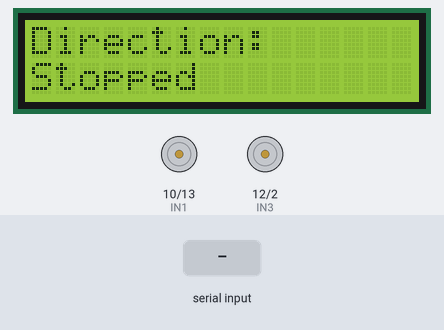
Bench run of a sketch on a simulated Arduino Uno, built with avr-gcc and run on an emulated ATmega328P. Shown: 16×2 character LCD, motor-driver pin pairs drawn as motors (green arrow = first pin HIGH = forward, orange = second pin HIGH = backward, longer = more drive). The inputs (shaded band) are chosen by the test bench. What the sketch prints to the serial monitor is not drawn.

Above: at 3.2 s.
3.3 s: "F\n" received over the second serial link
At 4.3 s:
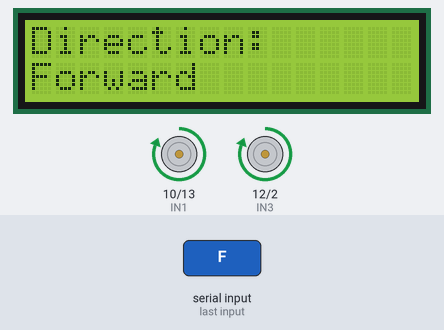
4.8 s: "B\n" received over the second serial link
At 5.4 s:
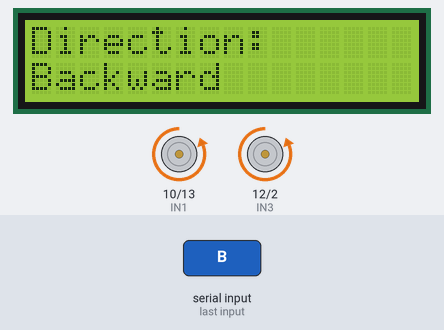
6.3 s: "L\n" received over the second serial link
At 7.5 s:
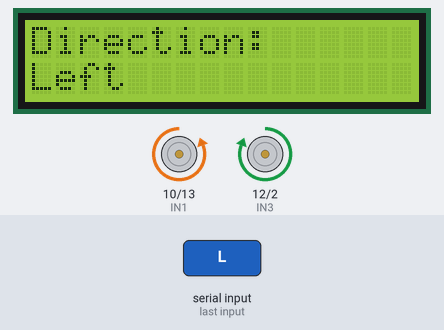
7.8 s: "R\n" received over the second serial link
At 8.9 s:
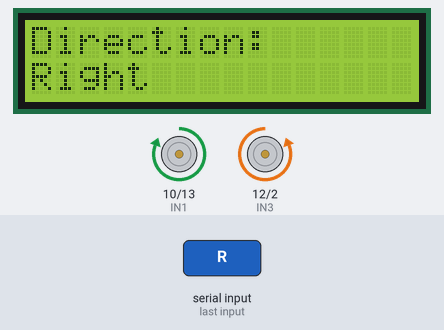
Timing chart, 0 to 10.3 s (numbered marks = the images above; inputs shaded):
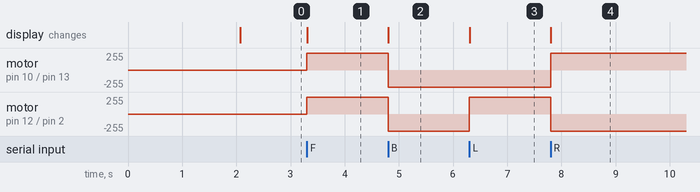

Measured:
- after the input at 3.3 s, motor on pin 10 (IN1) / pin 13 (IN2), motor on pin 12 (IN3) / pin 2 (IN4): stopped → forward 255/255 at once; the display: changes at once (image 1)
- after the input at 4.8 s, motor on pin 10 (IN1) / pin 13 (IN2), motor on pin 12 (IN3) / pin 2 (IN4): forward 255/255 → backward 255/255 at once; the display: changes at once (image 2)
- after the input at 6.3 s, motor on pin 12 (IN3) / pin 2 (IN4): backward 255/255 → forward 255/255 at once; the display: changes at once (image 3)
- after the input at 7.8 s, motor on pin 10 (IN1) / pin 13 (IN2): backward 255/255 → forward 255/255 at once; motor on pin 12 (IN3) / pin 2 (IN4): forward 255/255 → backward 255/255 at once; the display: changes at once (image 4)

The sketch:

bluetoothmodule.ino
```cpp
#include <SoftwareSerial.h>
#include <LiquidCrystal.h>

// HC-06 Bluetooth module
SoftwareSerial Bluetooth(11, 3); // RX, TX

// Motor driver pins
#define IN1 10
#define IN2 13
#define IN3 12
#define IN4 2

// LCD Pins (RS, EN, D4, D5, D6, D7)
LiquidCrystal lcd(8, 9, 4, 5, 6, 7);

char command;

void setup() {
    // Initialize serial communication
    Serial.begin(9600);            // Debugging
    Bluetooth.begin(9600);         // Bluetooth module baud rate

    // Initialize motor driver pins
    pinMode(IN1, OUTPUT);
    pinMode(IN2, OUTPUT);
    pinMode(IN3, OUTPUT);
    pinMode(IN4, OUTPUT);

    // LCD Initialization
    lcd.begin(16, 2);              // 16x2 LCD
    lcd.print("System Ready");
    delay(2000);
    lcd.clear();
    lcd.print("Waiting for");
    lcd.setCursor(0, 1);
    lcd.print("BT Commands...");

    // Stop motors initially
    stopMotors();
    Serial.println("System ready. Waiting for Bluetooth commands...");
}

// Function definitions
void goForward() {
    digitalWrite(IN1, HIGH);
    digitalWrite(IN2, LOW);
    digitalWrite(IN3, HIGH);
    digitalWrite(IN4, LOW);
    Serial.println("Move Forward");
    displayDirection("Forward");
}

void goBackward() {
    digitalWrite(IN1, LOW);
    digitalWrite(IN2, HIGH);
    digitalWrite(IN3, LOW);
    digitalWrite(IN4, HIGH);
    Serial.println("Move Backward");
    displayDirection("Backward");
}

void turnLeft() {
    digitalWrite(IN1, LOW);
    digitalWrite(IN2, HIGH);
    digitalWrite(IN3, HIGH);
    digitalWrite(IN4, LOW);
    Serial.println("Turning Left");
    displayDirection("Left");
}

void turnRight() {
    digitalWrite(IN1, HIGH);
    digitalWrite(IN2, LOW);
    digitalWrite(IN3, LOW);
    digitalWrite(IN4, HIGH);
    Serial.println("Turning Right");
    displayDirection("Right");
}

void stopMotors() {
    digitalWrite(IN1, LOW);
    digitalWrite(IN2, LOW);
    digitalWrite(IN3, LOW);
    digitalWrite(IN4, LOW);
    Serial.println("Stopped.");
    displayDirection("Stopped");
}

// Function to display the direction on the LCD
void displayDirection(const char *direction) {
    lcd.clear();
    lcd.print("Direction: ");
    lcd.setCursor(0, 1);
    lcd.print(direction);
}

void loop() {
    // Check if a command is received from Bluetooth
    if (Bluetooth.available()) {
        command = Bluetooth.read(); // Read the command
        Serial.print("Raw Command: ");
        Serial.println(command); // Debugging

        // Trim extra characters (newline or carriage return) if sent
        if (command == '\n' || command == '\r') {
            return; // Ignore these characters
        }

        Serial.print("Processed Command: ");
        Serial.println(command);

        // Perform the corresponding action
        switch (command) {
            case 'F': case 'f': goForward(); break;  // Forward
            case 'B': case 'b': goBackward(); break; // Backward
            case 'L': case 'l': turnLeft(); break;   // Turn left
            case 'R': case 'r': turnRight(); break;  // Turn right
            case 'S': case 's': stopMotors(); break; // Stop
            default:
                Serial.println("Invalid command.");
                lcd.clear();
                lcd.print("Invalid Command");
                break;
        }
    }
}
```
